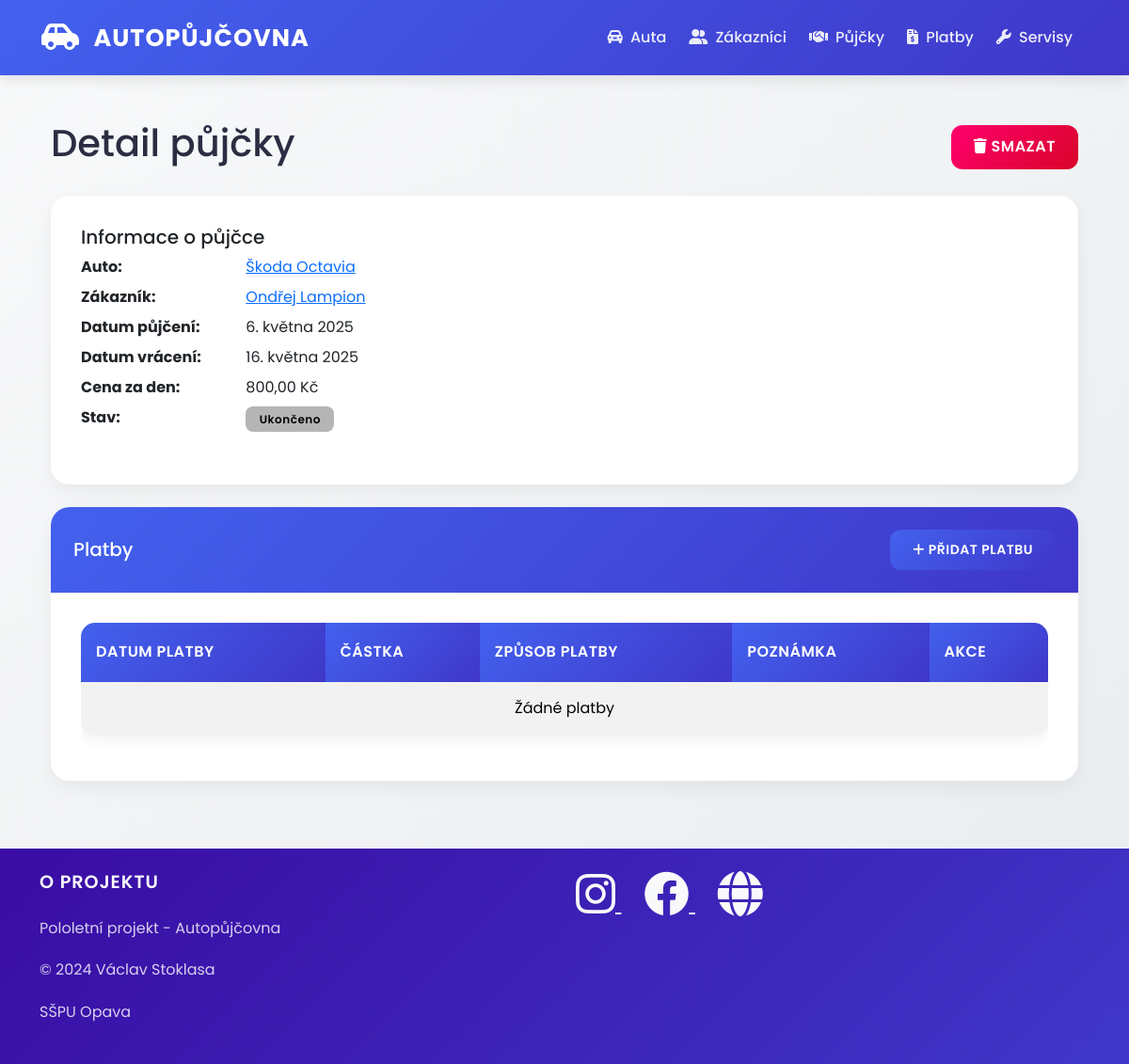
The page /pujcky/1/ on the database its author committed.
### auto/models.py (models this page shows, shortened)
class Pujcka(models.Model):
    datum_pujceni = models.DateField()
    datum_vraceni = models.DateField(blank=True, null=True)
    zakaznik = models.ForeignKey(Zakaznik, on_delete=models.CASCADE)
    auto = models.ForeignKey(Auto, on_delete=models.CASCADE)
    cena = models.DecimalField(max_digits=10, decimal_places=2)
    class Meta:
        verbose_name = "Pujcka"
        verbose_name_plural = "Pujcky   "

class Auto(models.Model):
    znacka = models.CharField(max_length=45,verbose_name="Značka auta",help_text="Zadejte značku auta")
    model = models.CharField(max_length=45,verbose_name="Model dané značky auta")
    rok_vyroby = models.PositiveIntegerField(blank=True, null=True, validators=[MinValueValidator(1900), MaxValueValidator(2025)],verbose_name='Rok vydání', help_text='Zadejte rok vydání (1900 - 2025)')
    dostupnost = models.BooleanField()
    cena_za_den = models.DecimalField(max_digits=10, decimal_places=2)
    class Meta:
        verbose_name = "Auto"
        verbose_name_plural = "Auta"

class Zakaznik(models.Model):
    jmeno = models.CharField(max_length=45,verbose_name="Jméno zákazníka",help_text="Zadejte křestní jméno",error_messages={'blank': "Jméno autora musí být vyplněno!"})
    prijmeni = models.CharField(max_length=45,verbose_name="Přijmení zakazníka",help_text="Zadejte přijemní",error_messages={'blank':"Přijmení autora musí být vyplněno!"})
    datum_narozeni = models.DateField(blank=True, null=True, verbose_name='Datum narození')
    email = models.CharField(max_length=38,verbose_name="e-mail zákaznika",help_text="Zadejte e-mail")
    telefon = models.CharField(max_length=9)
    class Meta:
        ordering = ['prijmeni', 'jmeno']
        verbose_name = 'Zakazník'
        verbose_name_plural = 'Zákazníci'

### auto/views.py (the view)
# urls.py: path('pujcky/<int:pk>/', views.detail_pujcky, name='detail_pujcky'),
def detail_pujcky(request, pk):
    pujcka = get_object_or_404(Pujcka, pk=pk)
    return render(request, 'pujcky/detail.html', {'pujcka': pujcka})

### auto/templates/pujcky/detail.html (shortened to what this page needs)
{% extends "base.html" %}
{% block content %}
<div class="container">
    <div class="row">
        <div class="col-12">
            <div class="d-flex justify-content-between align-items-center mb-4">
                <h1>Detail půjčky</h1>
                <div>
                    <button type="button" class="btn btn-danger" data-toggle="modal" data-target="#smazatPujcku">
                        <i class="fas fa-trash"></i> Smazat
                    </button>
                </div>
            </div>
            <div class="card mb-4">
                <div class="card-body">
                    <div class="row">
                        <div class="col-md-6">
                            <h5 class="card-title">Informace o půjčce</h5>
                            <dl class="row">
                                <dt class="col-sm-4">Auto:</dt>
                                <dd class="col-sm-8">
                                    <a href="{% url 'detail_auta' pujcka.auto.pk %}">
                                        {{ pujcka.auto.znacka }} {{ pujcka.auto.model }}
                                    </a>
                                </dd>
                                <dt class="col-sm-4">Zákazník:</dt>
                                <dd class="col-sm-8">
                                    <a href="{% url 'detail_zakaznika' pujcka.zakaznik.pk %}">
                                        {{ pujcka.zakaznik.jmeno }} {{ pujcka.zakaznik.prijmeni }}
                                    </a>
                                </dd>
                                <dt class="col-sm-4">Datum půjčení:</dt>
                                <dd class="col-sm-8">{{ pujcka.datum_pujceni }}</dd>
                                <dt class="col-sm-4">Datum vrácení:</dt>
                                <dd class="col-sm-8">{{ pujcka.datum_vraceni|default:"Probíhá" }}</dd>
                                <dt class="col-sm-4">Cena za den:</dt>
                                <dd class="col-sm-8">{{ pujcka.auto.cena_za_den }} Kč</dd>
                                <dt class="col-sm-4">Stav:</dt>
                                <dd class="col-sm-8">
                                    {% if not pujcka.datum_vraceni %}
                                    <span class="badge badge-success">Aktivní</span>
                                    {% else %}
                                    <span class="badge badge-secondary">Ukončeno</span>
                                    {% endif %}
                                </dd>
                            </dl>
                        </div>
                    </div>
                </div>
            </div>
            <div class="card">
                <div class="card-header d-flex justify-content-between align-items-center">
                    <h5 class="mb-0">Platby</h5>
                    <a href="{% url 'pridat_platbu' %}" class="btn btn-primary btn-sm">
                        <i class="fas fa-plus"></i> Přidat platbu
                    </a>
                </div>
                <div class="card-body">
                    <div class="table-responsive">
                        <table class="table table-striped">
                            <thead>
                                <tr>
                                    <th>Datum platby</th>
                                    <th>Částka</th>
                                    <th>Způsob platby</th>
                                    <th>Poznámka</th>
                                    <th>Akce</th>
                                </tr>
                            </thead>
                            <tbody>
                                {% for platba in platby %}
                                <tr>
                                    <td>{{ platba.datum_platby }}</td>
                                    <td>{{ platba.castka }} Kč</td>
                                    <td>{{ platba.get_zpusob_platby_display }}</td>
                                    <td>{{ platba.poznamka|default:"-" }}</td>
                                    <td>
                                        <div class="btn-group">
                                            <a href="{% url 'detail_platby' platba.pk %}" class="btn btn-sm btn-info">
                                                <i class="fas fa-eye"></i>
                                            </a>
                                            <button type="button" class="btn btn-sm btn-danger" data-toggle="modal"
                                                    data-target="#smazatPlatbu{{ platba.pk }}">
                                                <i class="fas fa-trash"></i>
                                            </button>
                                        </div>
                                    </td>
                                </tr>
                                {% empty %}
                                <tr>
                                    <td colspan="5" class="text-center">Žádné platby</td>
                                </tr>
                                {% endfor %}
                            </tbody>
                        </table>
                    </div>
                </div>
            </div>
        </div>
    </div>
</div>
{% endblock %}

### static/css/style.css (style rules this page uses)
:root { --primary-color: #4361ee; --secondary-color: #3f37c9; --success-color: #4cc9f0; --info-color: #4895ef; --warning-color: #f72585; --danger-color: #ff006e; --dark-color: #3a0ca3; --light-color: #f8f9fa; --gray-color: #b5b5b5; }
body { font-family: 'Poppins', sans-serif; background: linear-gradient(135deg, #f8f9fa 0%, #e9ecef 100%); color: #2b2d42; min-height: 100vh; }
.card { border: none; border-radius: 20px; box-shadow: 0 8px 20px rgba(0, 0, 0, 0.05); transition: all 0.3s ease; background: white; overflow: hidden; }
.card-header { background: linear-gradient(135deg, var(--primary-color) 0%, var(--secondary-color) 100%); color: white; border-bottom: none; padding: 1.5rem; font-weight: 600; }
.card-body { padding: 2rem; }
.btn { border-radius: 12px; padding: 0.7rem 1.5rem; font-weight: 600; text-transform: uppercase; letter-spacing: 0.5px; transition: all 0.3s ease; position: relative; overflow: hidden; }
.btn::after { content: ''; position: absolute; top: 0; left: 0; width: 100%; height: 100%; background: linear-gradient(rgba(255,255,255,0.2), transparent); opacity: 0; transition: opacity 0.3s ease; }
.btn-primary { background: linear-gradient(135deg, var(--primary-color) 0%, var(--secondary-color) 100%); border: none; }
.btn-danger { background: linear-gradient(135deg, var(--danger-color) 0%, #d90429 100%); border: none; }
.table { background: white; border-radius: 15px; overflow: hidden; box-shadow: 0 5px 15px rgba(0, 0, 0, 0.05); }
.table thead th { background: linear-gradient(135deg, var(--primary-color) 0%, var(--secondary-color) 100%); color: white; font-weight: 600; text-transform: uppercase; letter-spacing: 0.5px; padding: 1.2rem 1rem; border: none; }
.table tbody td { padding: 1rem; vertical-align: middle; border-bottom: 1px solid rgba(0, 0, 0, 0.05); }
.table-striped tbody tr:nth-of-type(odd) { background-color: rgba(67, 97, 238, 0.05); }
.badge { padding: 0.6em 1.2em; border-radius: 8px; font-weight: 600; letter-spacing: 0.5px; }
.badge.badge-secondary, .badge.bg-secondary { background: var(--gray-color) !important; color: #000 !important; }

### rows shown on the page
Pujcka: auto.znacka "Škoda", auto.model "Octavia", zakaznik.jmeno "Ondřej", zakaznik.prijmeni "Lampion", datum_pujceni "6. května 2025", datum_vraceni "16. května 2025", auto.cena_za_den "800,00"
